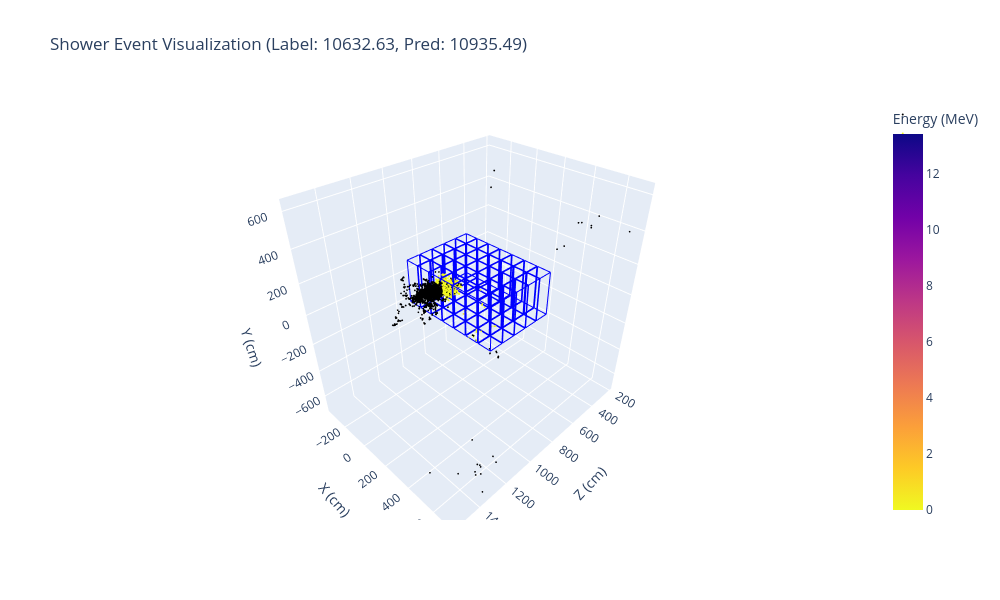

Notebook code cell kept with this figure:
### Code cell
import plotly.graph_objects as go
import yaml
import numpy as np

# Load YAML config
with open('./configs/NDLAr_sheep.yaml', 'r') as f:
    config = yaml.safe_load(f)

regions = config['default']['detector_active_regions']

fig = go.Figure()

# Color palette
colors = [
    'red', 'green', 'blue', 'yellow', 'magenta', 'cyan',
    'orange', 'purple', 'teal', 'pink', 'brown', 'gray',
]

for idx, region in enumerate(regions):
    min_corner = np.array(region[0])
    max_corner = np.array(region[1])
    
    # 8 vertices of the box
    vertices = np.array([
        min_corner,
        [max_corner[0], min_corner[1], min_corner[2]],
        [max_corner[0], max_corner[1], min_corner[2]],
        [min_corner[0], max_corner[1], min_corner[2]],
        [min_corner[0], min_corner[1], max_corner[2]],
        [max_corner[0], min_corner[1], max_corner[2]],
        max_corner,
        [min_corner[0], max_corner[1], max_corner[2]],
    ])
    
    # 12 edges
    edges = [
        (0, 1), (1, 2), (2, 3), (3, 0),  # bottom
        (4, 5), (5, 6), (6, 7), (7, 4),  # top
        (0, 4), (1, 5), (2, 6), (3, 7),  # vertical
    ]
    
    color = 'blue'  #colors[idx % len(colors)]
    
    for v1, v2 in edges:
        p1, p2 = vertices[v1], vertices[v2]
        fig.add_trace(go.Scatter3d(
            showlegend=False,
            x=[p1[2], p2[2]],
            y=[p1[0], p2[0]],
            z=[p1[1], p2[1]],
            mode='lines',
            line=dict(color=color, width=2),
            hoverinfo='skip'
        ))
# all transformed points
fig.add_trace(go.Scatter3d(
    x=all_transformed[:, 2],
    y=all_transformed[:, 0],
    z=all_transformed[:, 1],
    mode='markers',
    marker=dict(
        size=1,
        color='black',
        colorscale='RdPu',
        showscale=False  # turn off colorbar for this trace
    ),
    name='',  # Empty name to hide from legend
    text='All Energy Deposits',
))

# visible points
fig.add_trace(go.Scatter3d(
    x=visible_points[:, 2],
    y=visible_points[:, 0],
    z=visible_points[:, 1],
    mode='markers',
    marker=dict(
        size=1,
        color=visible_energy,  # values for color scale
        colorscale='Plasma_r',  # or 'Hot', 'Jet', 'Plasma', 'Inferno', etc.
        showscale=True,
        colorbar=dict(title='Energy (MeV)')
    ),
    name='',  # Empty name to hide from legend
    text='Visible Energy Deposits',
))

fig.update_layout(
    showlegend=True,
    title=f'Shower Event Visualization (Label: {label:.2f}, Pred: {pred:.2f})',
    scene=dict(
        xaxis_title='Z (cm)',
        yaxis_title='X (cm)',
        zaxis_title='Y (cm)',
        aspectmode='data',
    ),
    width=1000,
    height=600,
)

fig.show()
